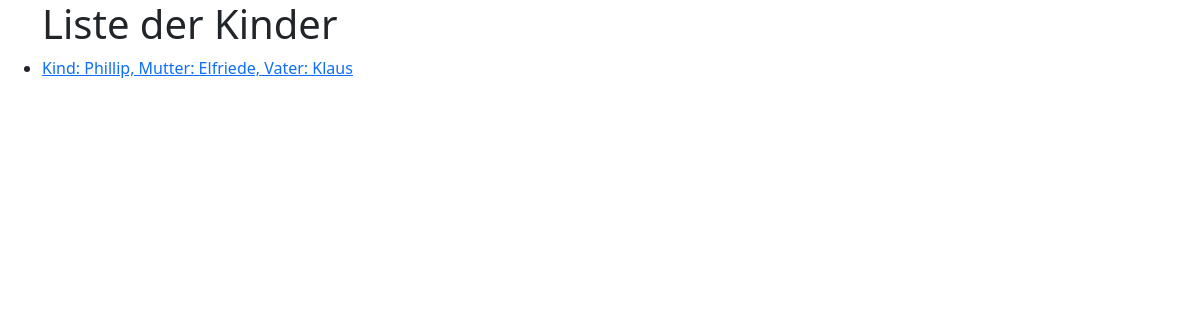
Page /app1/familie/ on the earlier database version.
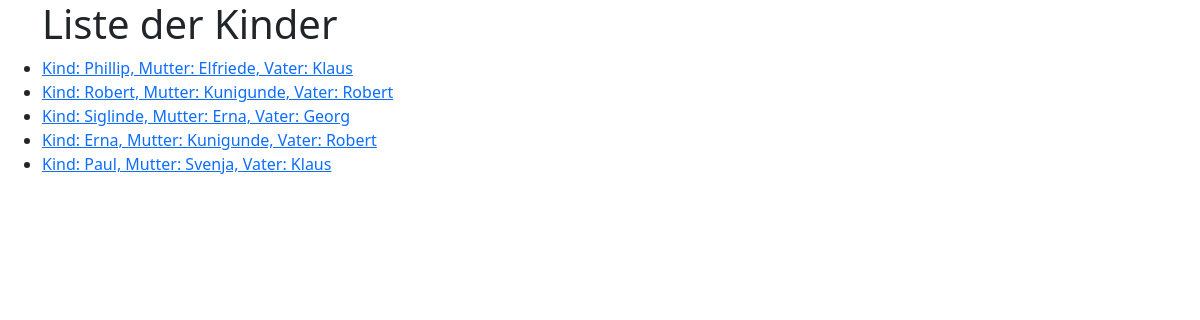
Same page on the later database version.
### app1/models.py (models this page shows, shortened)
class Kind(models.Model):
    name = models.CharField(verbose_name="Kind", max_length=50, primary_key=True)
    mutter = models.ForeignKey(Mutter, verbose_name="Mutter", on_delete=models.PROTECT)
    noten = models.DecimalField("Schulnoten", max_digits=5, decimal_places=2)
    class Meta:
        verbose_name = "Kind"
        verbose_name_plural = "Kinder"
    def __str__(self):
        return f"Kind: {self.name}, Mutter: {self.mutter.name}, Vater: {self.mutter.gatte.name}"

class Mutter(models.Model):
    name = models.CharField(verbose_name="Mutter", max_length=50)
    gatte = models.ForeignKey(Vater, verbose_name="Ehegatte", on_delete=models.PROTECT)
    kochkunst = models.DecimalField("Lecker Essen", max_digits=2, decimal_places=1)
    class Meta:
        verbose_name = "Mutter"
        verbose_name_plural = "Mütter"

class Vater(models.Model):
    name = models.CharField(verbose_name="Name", max_length=50, primary_key=True)
    gehalt = models.DecimalField(verbose_name="Einkommen", max_digits=8, decimal_places=2)
    class Meta:
        verbose_name = "Vater"
        verbose_name_plural = "Väter"

### app1/views.py (the view)
# urls.py: path('familie/', views.familie, name="familie"),
def familie(request):
    liste_kinder = Kind.objects.all()
    contents = {
        'liste': liste_kinder,
        'vors': 'kind',
        'h1': 'Liste der Kinder',
    }
    return render(request, 'app1/liste.html', contents)

### app1/templates/app1/liste.html (shortened to what this page needs)
{% extends 'app1/vorlage.html' %}
{% block contents %}
<ul>
{% for element in liste %}
    <li><a href="{{vors}}/{{element.pk}}" target="_blank">{{element}}</a></li>
{% endfor %}
</ul>
{% endblock contents %}

### app1/templates/app1/vorlage.html (shortened to what this page needs)
<!doctype html>
<html lang="de">
<head>
  <link href="https://cdn.jsdelivr.net/npm/bootstrap@5.2.1/dist/css/bootstrap.min.css" rel="stylesheet"
>
</head>
<body>
  <main>
    <div class="container">
        <div class="row">
            <h1>{% block h1 %}Meine Familie{% endblock h1 %}</h1>
            {% block contents %}
            {% endblock contents %}
        </div>
    </div>
  </main>
</body>
</html>

Differences in the rows shown:
added Kind: name+mutter "Kind: Robert, Mutter: Kunigunde, Vater: Robert"
added Kind: name+mutter "Kind: Siglinde, Mutter: Erna, Vater: Georg"
added Kind: name+mutter "Kind: Erna, Mutter: Kunigunde, Vater: Robert"
added Kind: name+mutter "Kind: Paul, Mutter: Svenja, Vater: Klaus"
